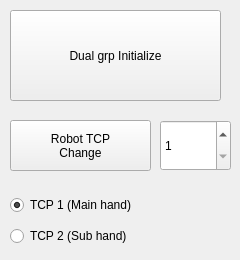
      <widget class="QWidget" name="tab_6">
       <attribute name="title">
        <string>Dual</string>
       </attribute>
       <widget class="QWidget" name="layoutWidget_31">
        <property name="geometry">
         <rect>
          <x>10</x>
          <y>190</y>
          <width>191</width>
          <height>61</height>
         </rect>
        </property>
        <layout class="QVBoxLayout" name="verticalLayout_59">
         <item>
          <widget class="QRadioButton" name="radioButton_robotTCP_1">
           <property name="enabled">
            <bool>true</bool>
           </property>
           <property name="text">
            <string>TCP 1 (Main hand)</string>
           </property>
           <property name="checked">
            <bool>true</bool>
           </property>
           <property name="autoExclusive">
            <bool>true</bool>
           </property>
          </widget>
         </item>
         <item>
          <widget class="QRadioButton" name="radioButton_robotTCP_2">
           <property name="enabled">
            <bool>true</bool>
           </property>
           <property name="text">
            <string>TCP 2 (Sub hand)</string>
           </property>
           <property name="checked">
            <bool>false</bool>
           </property>
           <property name="autoExclusive">
            <bool>true</bool>
           </property>
          </widget>
         </item>
        </layout>
       </widget>
       <widget class="QPushButton" name="pushButton_KorasDualGripperInitialize">
        <property name="geometry">
         <rect>
          <x>10</x>
          <y>10</y>
          <width>211</width>
          <height>91</height>
         </rect>
        </property>
        <property name="sizePolicy">
         <sizepolicy hsizetype="Minimum" vsizetype="Minimum">
          <horstretch>0</horstretch>
          <verstretch>0</verstretch>
         </sizepolicy>
        </property>
        <property name="text">
         <string>Dual grp Initialize</string>
        </property>
        <property name="checkable">
         <bool>false</bool>
        </property>
        <property name="checked">
         <bool>false</bool>
        </property>
       </widget>
       <widget class="QSpinBox" name="task_spinBox_robotTCPNum">
        <property name="geometry">
         <rect>
          <x>160</x>
          <y>120</y>
          <width>71</width>
          <height>51</height>
         </rect>
        </property>
        <property name="minimum">
         <number>1</number>
        </property>
        <property name="maximum">
         <number>11</number>
        </property>
        <property name="singleStep">
         <number>1</number>
        </property>
        <property name="value">
         <number>1</number>
        </property>
       </widget>
       <widget class="QPushButton" name="pushButton_selectTCP">
        <property name="geometry">
         <rect>
          <x>10</x>
          <y>120</y>
          <width>141</width>
          <height>51</height>
         </rect>
        </property>
        <property name="sizePolicy">
         <sizepolicy hsizetype="Minimum" vsizetype="Minimum">
          <horstretch>0</horstretch>
          <verstretch>0</verstretch>
         </sizepolicy>
        </property>
        <property name="text">
         <string>Robot TCP
Change</string>
        </property>
        <property name="checkable">
         <bool>false</bool>
        </property>
        <property name="checked">
         <bool>false</bool>
        </property>
       </widget>
      </widget>
